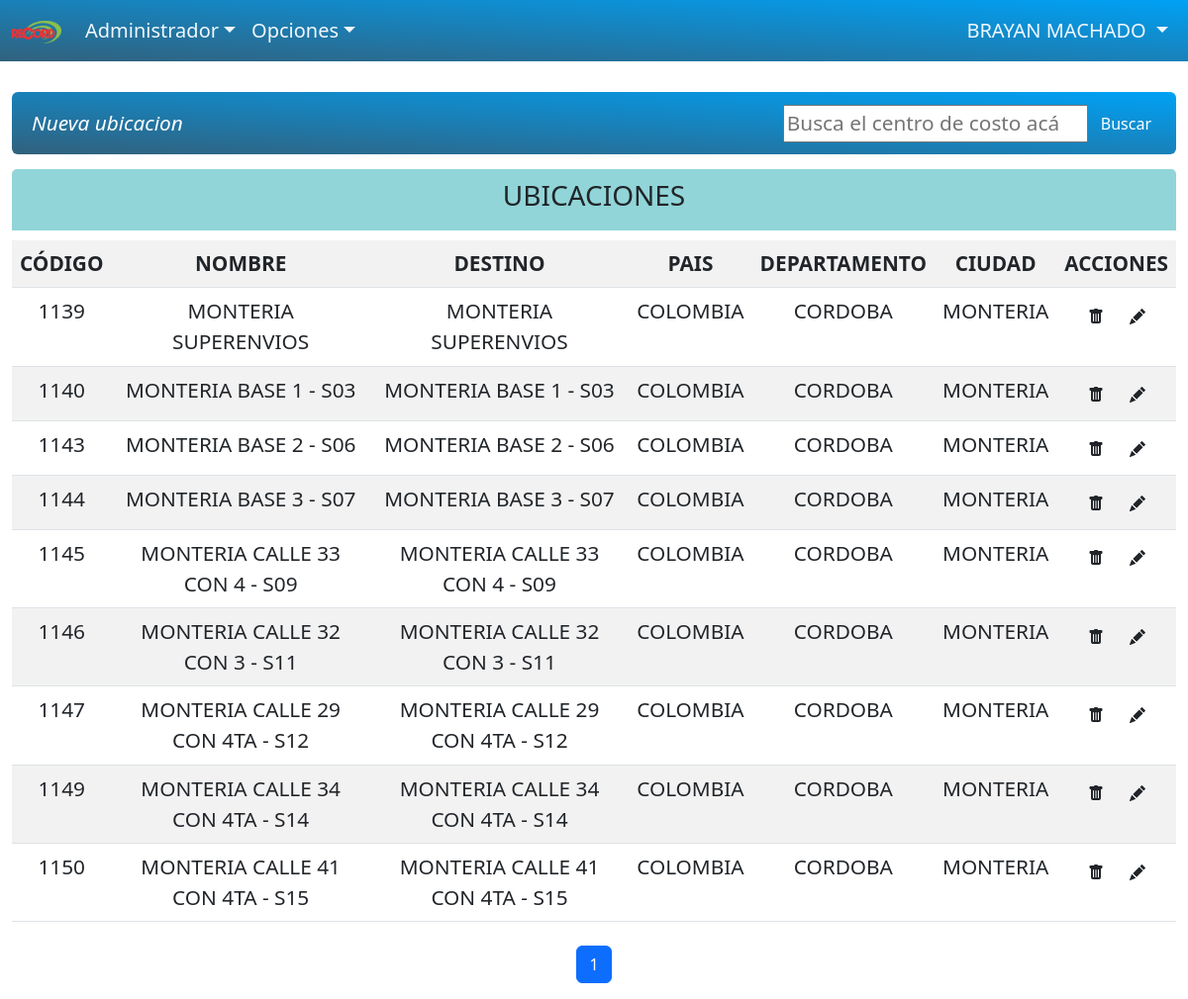
/administrador/ubicacion.php (signed in), run on the app's committed database.
### tables this page shows
CREATE TABLE `ubicacion` (
  `ubica_id` int NOT NULL,
  `nombre_ubicacion` varchar(1000) DEFAULT NULL,
  `fk_desti_id` int DEFAULT NULL,
  `fk_pais` int DEFAULT NULL,
  `fk_departamento` int DEFAULT NULL,
  `fk_ciudad` int DEFAULT NULL,
  `estado` int DEFAULT NULL
);

CREATE TABLE `destino` (
  `desti_id` int NOT NULL,
  `nombre_destino` varchar(60) DEFAULT NULL,
  `fk_idcentrocosto` int DEFAULT NULL,
  `fk_pais` int DEFAULT NULL,
  `fk_departamento` int DEFAULT NULL,
  `fk_ciudad` int DEFAULT NULL,
  `estado` int DEFAULT NULL
);

CREATE TABLE `pais` (
  `id` int NOT NULL,
  `nombre_pais` varchar(255) DEFAULT NULL,
  `estado` int DEFAULT NULL
);

CREATE TABLE `departamento` (
  `id` int NOT NULL,
  `nombre_departamento` varchar(255) DEFAULT NULL,
  `id_pais` int DEFAULT NULL,
  `estado` int DEFAULT NULL
);

CREATE TABLE `ciudad` (
  `id` int NOT NULL,
  `nombre_ciudad` varchar(255) DEFAULT NULL,
  `id_departamento` int NOT NULL,
  `estado` int DEFAULT NULL
);

### administrador/busquedas/buscarUbicacion.php (called while the page is built, shortened)
<?php
    include_once "../database/db.php";
    function ejecutarConsulta($conexion, $sql) {
        $result = $conexion->query($sql);
        return $result;
    }
    $page = 1;
    $resultsPerPage = 10;
    $sql = "SELECT ub.ubica_id, ub.nombre_ubicacion, dn.nombre_destino AS nombre_destino,
    pa.nombre_pais AS nombre_pais,
    dp.nombre_departamento AS nombre_departamento,
    ci.nombre_ciudad AS nombre_ciudad
    FROM ubicacion ub
    LEFT JOIN destino dn ON ub.fk_desti_id = dn.desti_id
    LEFT JOIN pais pa ON ub.fk_pais = pa.id
    LEFT JOIN departamento dp ON ub.fk_departamento = dp.id
    LEFT JOIN ciudad ci ON ub.fk_ciudad = ci.id";
    $offset = ($page - 1) * $resultsPerPage;
    $sql .= " LIMIT $offset, $resultsPerPage";
    $result = ejecutarConsulta($conexion, $sql);
?>

### administrador/ubicacion.php (the view, shortened to what this page needs)
<?php
include_once "../database/db.php";
?>
<!DOCTYPE html>
<html lang="en">
<head>
    <link rel="stylesheet" href="https://cdn.jsdelivr.net/npm/bootstrap@5.2.3/dist/css/bootstrap.min.css">
    <link rel="stylesheet" href="../css/activos.css">
</head>
<body>
    <?php
    include('header.php');
    ?>
    <br>
    <div class="container">
        <nav class="navbar navsep navbar-expand-sm navbar-rednav bg-rednav rounded">
            <div class="container-fluid">
                <div class="navbar-collapse" id="mynavbar">
                    <ul class="navbar-nav me-auto">
                        <li class="nav-item">
                            <i>
                                <a class="nav-item nav-link bi bi-plus-square-dotted"
                                    href="pantallas/crear_ubicacion.php"> Nueva ubicacion</a>
                            </i>
                        </li>
                    </ul>
                    <form class="d-flex">
                        <input placeholder="Busca el centro de costo acá" onchange="this.form.requestSubmit()"
                            type="text" name="search" id="search">
                        <button class="btn btn-secondary" type="button">Buscar</button>
                    </form>
                </div>
            </div>
        </nav>
        <div class="row">
            <div class="col-md-8">
                <div class="tzona">
                    <h3>UBICACIONES</h3>
                </div>
                <table class="bigtables table  table-striped table-hover ">
                    <tbody>
                        <tr class="text-dark">
                            <th>CÓDIGO</th>
                            <th>NOMBRE</th>
                            <th>DESTINO</th>
                            <th>PAIS</th>
                            <th>DEPARTAMENTO</th>
                            <th>CIUDAD</th>
                            <th>ACCIONES</th>
                        </tr>
                        <?php
                        include_once 'busquedas/buscarUbicacion.php';
                        ?>
                        <?php
                            while($mostrar=mysqli_fetch_array($result)){
                            ?>
                        <tr>
                            <td><?php echo $mostrar['ubica_id']?></td>
                            <td><?php echo $mostrar['nombre_ubicacion']?></td>
                            <td><?php echo $mostrar['nombre_destino']?></td>
                            <td><?php echo $mostrar['nombre_pais']?></td>
                            <td><?php echo $mostrar['nombre_departamento']?></td>
                            <td><?php echo $mostrar['nombre_ciudad']?></td>
                            <td>
                                <i class="separar">
                                    <form class="button_to" method="post" action=""><input type="hidden" name="_method"
                                            value="delete" autocomplete="off"><button class="bi bi-trash  text-dark btn"
                                            data-turbo-confirm="Estás seguro?" type="submit"></button><input type="hidden" name="authenticity_token"
                                            autocomplete="off"></form>
                                    <a title="Editar" class=" bi bi-pencil-fill  text-dark btn" href=""></a>
                                </i>
                            </td>
                        </tr>
                        <?php
                            }
                        ?>
                    </tbody>
                </table>
                <nav aria-label="...">
                    <ul class="pagination justify-content-center mt-2">
                        <?php
                    include_once 'paginacion/paginacion.php';
                ?>
                    </ul>
                </nav>
            </div>
        </div>
    </div>
</body>
</html>

### data on the page
ubicacion: ubica_id "1139", nombre_ubicacion "MONTERIA SUPERENVIOS", fk_desti.nombre_destino "MONTERIA SUPERENVIOS", fk_pais.nombre_pais "COLOMBIA", fk_departamento.nombre_departamento "CORDOBA", fk_ciudad.nombre_ciudad "MONTERIA"
ubicacion: ubica_id "1140", nombre_ubicacion "MONTERIA BASE 1 - S03", fk_desti.nombre_destino "MONTERIA BASE 1 - S03", fk_pais.nombre_pais "COLOMBIA", fk_departamento.nombre_departamento "CORDOBA", fk_ciudad.nombre_ciudad "MONTERIA"
ubicacion: ubica_id "1143", nombre_ubicacion "MONTERIA BASE 2 - S06", fk_desti.nombre_destino "MONTERIA BASE 2 - S06", fk_pais.nombre_pais "COLOMBIA", fk_departamento.nombre_departamento "CORDOBA", fk_ciudad.nombre_ciudad "MONTERIA"
ubicacion: ubica_id "1144", nombre_ubicacion "MONTERIA BASE 3 - S07", fk_desti.nombre_destino "MONTERIA BASE 3 - S07", fk_pais.nombre_pais "COLOMBIA", fk_departamento.nombre_departamento "CORDOBA", fk_ciudad.nombre_ciudad "MONTERIA"
ubicacion: ubica_id "1145", nombre_ubicacion "MONTERIA CALLE 33 CON 4 - S09", fk_desti.nombre_destino "MONTERIA CALLE 33 CON 4 - S09", fk_pais.nombre_pais "COLOMBIA", fk_departamento.nombre_departamento "CORDOBA", fk_ciudad.nombre_ciudad "MONTERIA"
ubicacion: ubica_id "1146", nombre_ubicacion "MONTERIA CALLE 32 CON 3 - S11", fk_desti.nombre_destino "MONTERIA CALLE 32 CON 3 - S11", fk_pais.nombre_pais "COLOMBIA", fk_departamento.nombre_departamento "CORDOBA", fk_ciudad.nombre_ciudad "MONTERIA"
ubicacion: ubica_id "1147", nombre_ubicacion "MONTERIA CALLE 29 CON 4TA - S12", fk_desti.nombre_destino "MONTERIA CALLE 29 CON 4TA - S12", fk_pais.nombre_pais "COLOMBIA", fk_departamento.nombre_departamento "CORDOBA", fk_ciudad.nombre_ciudad "MONTERIA"
ubicacion: ubica_id "1149", nombre_ubicacion "MONTERIA CALLE 34 CON 4TA - S14", fk_desti.nombre_destino "MONTERIA CALLE 34 CON 4TA - S14", fk_pais.nombre_pais "COLOMBIA", fk_departamento.nombre_departamento "CORDOBA", fk_ciudad.nombre_ciudad "MONTERIA"
ubicacion: ubica_id "1150", nombre_ubicacion "MONTERIA CALLE 41 CON 4TA - S15", fk_desti.nombre_destino "MONTERIA CALLE 41 CON 4TA - S15", fk_pais.nombre_pais "COLOMBIA", fk_departamento.nombre_departamento "CORDOBA", fk_ciudad.nombre_ciudad "MONTERIA"

### other printed values
$n_usuario "BRAYAN"
$apellidos "MACHADO"
